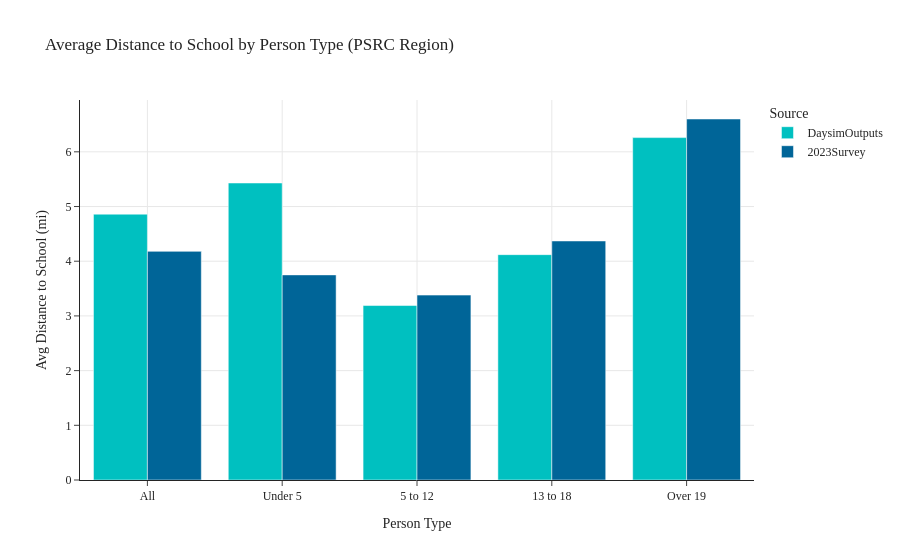

Notebook code for this chart:
### Code cell
avg_distance_school_pptyp(data1=data_daysim, data3=data_fullsurvey, tag='PSRC Region')

### Figure 1 — Plotly figure (JSON) as saved in the notebook; plotly's stock layout.template omitted (floating-point values rounded to 4 significant figures)
{"data": [{"alignmentgroup": "True", "hovertemplate": "Source=DaysimOutputs<br>Person Type=%{x}<br>Avg Distance to School (mi)=%{y}<extra></extra>", "legendgroup": "DaysimOutputs", "marker": {"color": "#00C0C0", "pattern": {"shape": ""}}, "name": "DaysimOutputs", "offsetgroup": "DaysimOutputs", "orientation": "v", "showlegend": true, "textposition": "auto", "type": "bar", "x": ["All", "Under 5", "5 to 12", "13 to 18", "Over 19"], "xaxis": "x", "y": [4.86, 5.43, 3.19, 4.12, 6.26], "yaxis": "y"}, {"alignmentgroup": "True", "hovertemplate": "Source=2023Survey<br>Person Type=%{x}<br>Avg Distance to School (mi)=%{y}<extra></extra>", "legendgroup": "2023Survey", "marker": {"color": "#006598", "pattern": {"shape": ""}}, "name": "2023Survey", "offsetgroup": "2023Survey", "orientation": "v", "showlegend": true, "textposition": "auto", "type": "bar", "x": ["All", "Under 5", "5 to 12", "13 to 18", "Over 19"], "xaxis": "x", "y": [4.18, 3.75, 3.38, 4.37, 6.6], "yaxis": "y"}], "layout": {"barmode": "group", "legend": {"title": {"text": "Source"}, "tracegroupgap": 0}, "title": {"text": "Average Distance to School by Person Type (PSRC Region)"}, "xaxis": {"anchor": "y", "domain": [0, 1], "showgrid": true, "title": {"text": "Person Type"}}, "yaxis": {"anchor": "x", "domain": [0, 1], "showgrid": true, "title": {"text": "Avg Distance to School (mi)"}}}}
